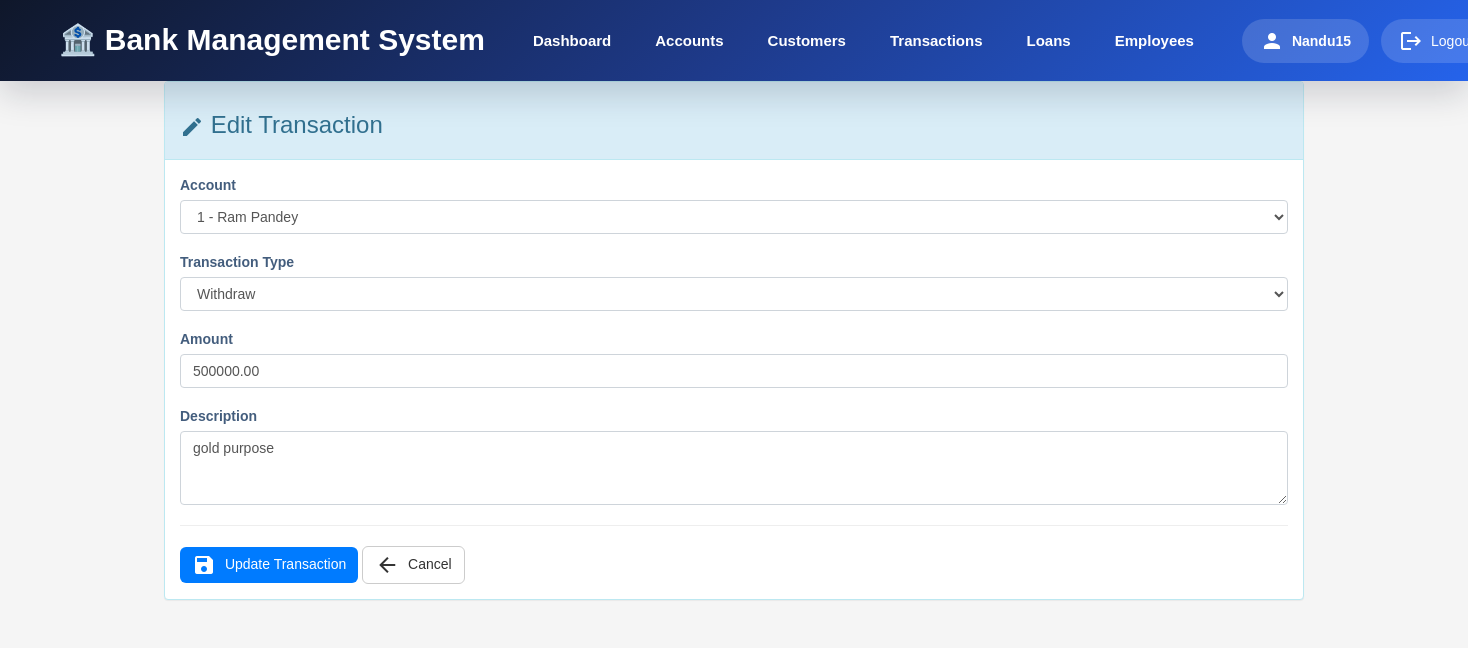
The app's page /transactions/edit/1/ (signed in) with its own data.
### transactions/models.py (models this page shows, shortened)
class Transaction(models.Model):
    TRANSACTION_TYPES = [
        ('Deposit', 'Deposit'),
        ('Withdraw', 'Withdraw'),
        ('Transfer', 'Transfer'),
    ]
    account = models.ForeignKey(
        Account,
        on_delete=models.CASCADE
    )
    transaction_type = models.CharField(
        max_length=20,
        choices=TRANSACTION_TYPES
    )
    amount = models.DecimalField(
        max_digits=12,
        decimal_places=2
    )
    description = models.TextField(
        blank=True,
        null=True
    )
    transaction_date = models.DateTimeField(
        auto_now_add=True
    )

### transactions/views.py (the view)
@login_required
def edit_transaction(request, id):
    transaction = get_object_or_404(
        Transaction,
        id=id
    )
    old_account = transaction.account
    old_amount = Decimal(transaction.amount)
    old_type = transaction.transaction_type
    if request.method == "POST":
        form = TransactionForm(
            request.POST,
            instance=transaction
        )
        if form.is_valid():
            if old_type == "Deposit":
                old_account.balance -= old_amount
            elif old_type == "Withdraw":
                old_account.balance += old_amount
            old_account.save()
            transaction = form.save(commit=False)
            account = transaction.account
            amount = Decimal(transaction.amount)
            if transaction.transaction_type == "Deposit":
                account.balance += amount
            elif transaction.transaction_type == "Withdraw":
                if account.balance < amount:
                    messages.error(
                        request,
                        "Insufficient account balance."
                    )
                    return render(
                        request,
                        "transactions/edit_transactions.html",
                        {
                            "form": form
                        }
                    )
                account.balance -= amount
            account.save()
            transaction.save()
            messages.success(
                request,
                "Transaction updated successfully."
            )
            return redirect("transactions")
    else:
        form = TransactionForm(
            instance=transaction
        )
    return render(
        request,
        "transactions/edit_transactions.html",
        {
            "form": form,
            "transaction": transaction
        }
    )

### transactions/forms.py
class TransactionForm(forms.ModelForm):
    class Meta:
        model = Transaction
        fields = "__all__"
        widgets = {
            'account': forms.Select(attrs={
                'class': 'form-control'
            }),
            'transaction_type': forms.Select(attrs={
                'class': 'form-control'
            }),
            'amount': forms.NumberInput(attrs={
                'class': 'form-control'
            }),
            'description': forms.Textarea(attrs={
                'class': 'form-control',
                'rows': 3
            }),
        }

### accounts/models.py (called while the page is built)
    def __str__(self):
        return f"{self.account_number} - {self.customer.first_name} {self.customer.last_name}"

### templates/transactions/edit_transactions.html (shortened to what this page needs)
{% load static %}
<!DOCTYPE html>
<html lang="en">
<head>
    <link rel="stylesheet"
          href="https://maxcdn.bootstrapcdn.com/bootstrap/3.4.1/css/bootstrap.min.css">
    <link rel="stylesheet"
      href="{% static 'css/header.css' %}">
    <link rel="stylesheet"
          href="{% static 'css/transactions.css' %}">
</head>
<body>
{% include 'header.html' %}
<div class="container">
    <div class="panel panel-info">
        <div class="panel-heading">
            <h3>
                <i class="material-icons">edit</i>
                Edit Transaction
            </h3>
        </div>
        <div class="panel-body">
            <form method="POST">
                <div class="form-group">
                    <label>Account</label>
                    {{ form.account }}
                </div>
                <div class="form-group">
                    <label>Transaction Type</label>
                    {{ form.transaction_type }}
                </div>
                <div class="form-group">
                    <label>Amount</label>
                    {{ form.amount }}
                </div>
                <div class="form-group">
                    <label>Description</label>
                    {{ form.description }}
                </div>
                <hr>
                <button type="submit" class="btn btn-primary">
                    <i class="material-icons">save</i>
                    Update Transaction
                </button>
                <a href="{% url 'transactions' %}" class="btn btn-default">
                    <i class="material-icons">arrow_back</i>
                    Cancel
                </a>
            </form>
        </div>
    </div>
</div>
</body>
</html>

### templates/header.html (shortened to what this page needs)
{% load static %}
<nav class="modern-navbar">
    <div class="navbar-wrapper">
        <a href="{% url 'home' %}" class="navbar-logo">
            🏦 Bank Management System
        </a>
        <ul class="navbar-menu" id="navbarMenu">
            <li class="{% if request.resolver_match.url_name == 'home' %}active{% endif %}">
                <a href="{% url 'home' %}">Dashboard</a>
            </li>
            <li class="{% if request.resolver_match.url_name == 'accounts' %}active{% endif %}">
                <a href="{% url 'accounts' %}">Accounts</a>
            </li>
            <li class="{% if request.resolver_match.url_name == 'customers' %}active{% endif %}">
                <a href="{% url 'customers' %}">Customers</a>
            </li>
            <li class="{% if request.resolver_match.url_name == 'transactions' %}active{% endif %}">
                <a href="{% url 'transactions' %}">Transactions</a>
            </li>
            <li class="{% if request.resolver_match.url_name == 'loans' %}active{% endif %}">
                <a href="{% url 'loans' %}">Loans</a>
            </li>
            <li class="{% if request.resolver_match.url_name == 'employees' %}active{% endif %}">
                <a href="{% url 'employees' %}">Employees</a>
            </li>
        </ul>
        <div class="navbar-user">
            {% if user.is_authenticated %}
                <span class="user-name">
                    <i class="material-icons">person</i>
                    {{ user.username }}
                </span>
                <a href="{% url 'logout' %}" class="logout-btn">
                    <i class="material-icons">logout</i>
                    Logout
                </a>
            {% else %}
                <a href="{% url 'login' %}" class="logout-btn">
                    Login
                </a>
            {% endif %}
        </div>
    </div>
</nav>

### static/css/header.css (style rules this page uses)
:root { --navy:#0F172A; --blue:#1E3A8A; --accent:#2563EB; --surface:#F8FAFC; --border:#E2E8F0; }
.modern-navbar { position:sticky; top:0; z-index:1000; background:linear-gradient( 135deg, #0F172A, #1E3A8A, #2563EB); box-shadow:0 12px 35px rgba(15,23,42,.18); padding:18px 0; }
.navbar-wrapper { max-width:1400px; margin:auto; padding:0 25px; display:flex; align-items:center; justify-content:space-between; gap:30px; }
.navbar-logo { font-size:30px; font-weight:700; color:white; text-decoration:none; white-space:nowrap; }
.navbar-menu { display:flex; gap:8px; list-style:none; padding:0; margin:0; }
.navbar-menu li { margin:0; }
.navbar-menu a { display:block; padding:12px 18px; border-radius:12px; font-size:15px; font-weight:600; color:white; text-decoration:none; transition:.3s; }
.navbar-user { display:flex; align-items:center; gap:12px; }
.user-name { display:flex; align-items:center; gap:8px; background:rgba(255,255,255,.15); padding:10px 18px; border-radius:50px; color:white; font-weight:600; }
.logout-btn { display:flex; align-items:center; gap:8px; padding:10px 18px; border-radius:50px; background:rgba(255,255,255,.15); color:white; text-decoration:none; transition:.3s; }

### static/css/transactions.css (style rules this page uses)
body { color:#566787; background:#f5f5f5; font-family:'Varela Round',sans-serif; font-size:14px; }
.form-group { margin-bottom:18px; }
.form-control { border-radius:4px; border:1px solid #ced4da; box-shadow:none; }
label { font-weight:600; color:#435d7d; }
.btn { border-radius:6px; transition:all .25s ease; }
.btn i { vertical-align:middle; margin-right:5px; }
.btn-primary { background:#007bff; border:none; }
.material-icons { vertical-align:middle; }

### records on screen
Transaction: account "1 - Ram Pandey", transaction_type "Withdraw", amount "500000.00", description "gold purpose"

### other values on screen
{{ user.username }} "Nandu15"
